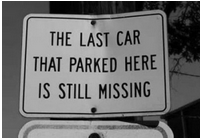
#> input picture Photos/sign.png, 200 x 138 px
$ python read.py
#> lines starting #> are read from the running program, lines starting #| are printed output that depends on the picture; after the words box and inside, x2 and y2 are one past the last pixel; in counts of white or black regions, pixels touching at a corner belong together
import cv2 as cv
import pytesseract
import numpy as np

img = cv.imread('Photos/sign.png')
#> img is the input picture: shape (138, 200, 3); min 0, max 255, mean 110.7

def gray(img):
	gray = cv.cvtColor(img, cv.COLOR_BGR2GRAY)
	return gray

def blur(img):
	blur = cv.GaussianBlur(img, (3,3), 0)
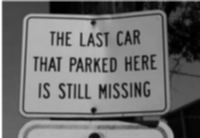
#> blur: shape (138, 200); min 0, max 255, mean 110.3
	return blur

def threshold(img):
	thresh = cv.threshold(img, 100, 125, cv.THRESH_BINARY)[1]
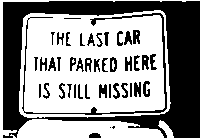
#> thresh: shape (138, 200); values 0 (black) and 125 (white), 56.2% white; 44 black regions (4 under 20 px)
	return thresh

# config for image_to_string
config = ('-l eng --oem 1 --psm 3')

im_gray = gray(img)
im_blur = blur(im_gray)
im_thresh = threshold(im_blur)

contours, heirarchy= cv.findContours(im_thresh, cv.RETR_CCOMP, cv.CHAIN_APPROX_NONE)
#> contours = 58 contours, 12 with area under 20; largest, box (x1, y1, x2, y2) and area: (19, 10, 171, 118) 14908, (17, 119, 164, 138) 2008, (23, 12, 168, 116) 930, (0, 0, 200, 138) 372, (21, 19, 29, 112) 204

blank = np.zeros(img.shape[:2])

for i in range(len(contours)-10):
	drwcnt = cv.drawContours(blank,contours[i], -1, (77,124,38),thickness=1)
	cv.imshow("Contours",drwcnt)
	cv.waitKey(0)
#> this loop made 48 passes
#> pass 1, `drwcnt = cv.drawContours(blank,contours[i], -1, (77,124,38),thickness=1)`:
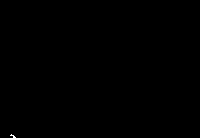
#> drwcnt: shape (138, 200) float64; values 0 (black) and 77 (white), 0.04% white in thin lines or dots, all inside (x1, y1, x2, y2) = (10, 134, 16, 138)
#> pass 2, `drwcnt = cv.drawContours(blank,contours[i], -1, (77,124,38),thickness=1)`:
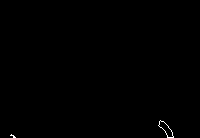
#> drwcnt: shape (138, 200) float64; values 0 (black) and 77 (white), 0.19% white in thin lines or dots, all inside (x1, y1, x2, y2) = (10, 120, 174, 138)
#> after the loop:
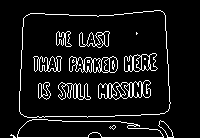
#> blank: shape (138, 200) float64; values 0 (black) and 77 (white), 8.5% white in thin lines or dots, all inside (x1, y1, x2, y2) = (10, 10, 174, 138)
# print(len(contours))
# cv.imshow("threshold",im_thresh)
